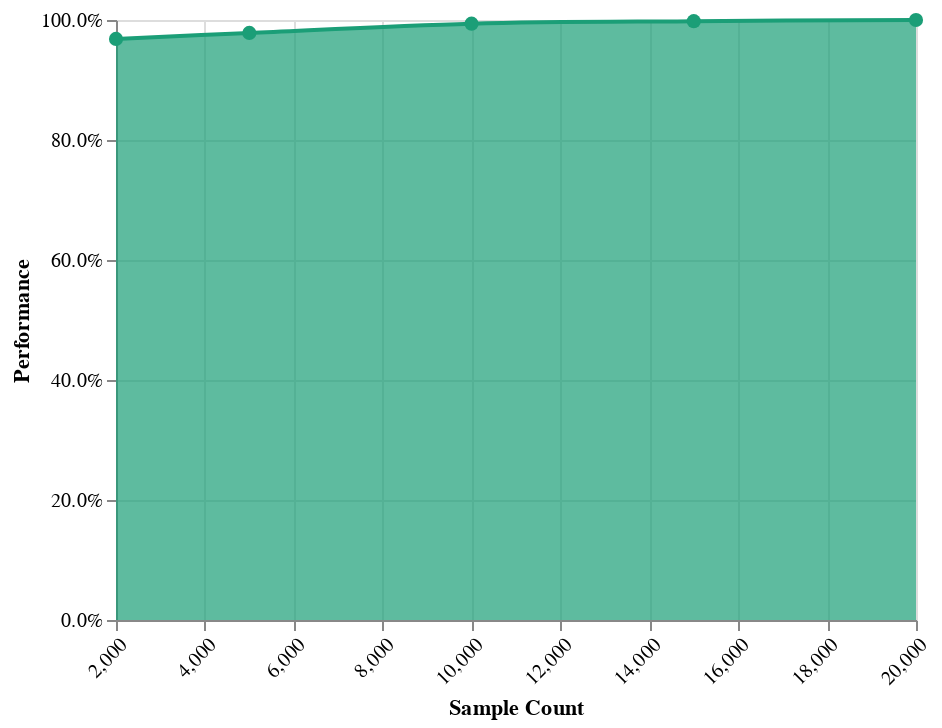

The code cell stored with this chart in its notebook:
### Code cell
source = pd.DataFrame({'Sample Count': samples,
                           'Performance': perf_samples
                           })
source = source.melt('Sample Count', var_name='category', value_name='Performance')

samples_chart = alt.Chart(source).transform_joinaggregate(
    max='max(Performance)',
).transform_calculate(
    percent="datum.Performance / datum.max"
).encode(
    alt.X('Sample Count:Q', scale=alt.Scale(zero=False, nice=True), axis=alt.Axis(format=',.2r', labelAngle=-45)),
    alt.Y('percent:Q', title='Performance',
          scale=alt.Scale(zero=False, nice=True, type='linear', 
#                           domain=[0.96, 1.001]
                         ),
          axis=alt.Axis(tickCount=6, format='.1%')),
    alt.Color('category:N', legend=None,
              scale=alt.Scale(scheme="dark2"))
).mark_area(
    color="lightblue",
    line=True,
    point=True,
    interpolate='catmull-rom'
).configure_point(
    size=50
)

samples_chart

### Figure 1 — Vega-Lite specification as saved in the notebook (floating-point values rounded to 4 significant figures)
{"config": {"view": {"continuousWidth": 400, "continuousHeight": 300}, "point": {"size": 50}}, "data": {"name": "data-2ddb0e74a9c3b748dba0d1a677072269"}, "mark": {"type": "area", "color": "lightblue", "interpolate": "catmull-rom", "line": true, "point": true}, "encoding": {"color": {"type": "nominal", "field": "category", "legend": null, "scale": {"scheme": "dark2"}}, "x": {"type": "quantitative", "axis": {"format": ",.2r", "labelAngle": -45}, "field": "Sample Count", "scale": {"nice": true, "zero": false}}, "y": {"type": "quantitative", "axis": {"format": ".1%", "tickCount": 6}, "field": "percent", "scale": {"nice": true, "type": "linear", "zero": false}, "title": "Performance"}}, "transform": [{"joinaggregate": [{"op": "max", "field": "Performance", "as": "max"}]}, {"calculate": "datum.Performance / datum.max", "as": "percent"}], "$schema": "https://vega.github.io/schema/vega-lite/v4.8.1.json", "datasets": {"data-2ddb0e74a9c3b748dba0d1a677072269": [{"Sample Count": 2000, "category": "Performance", "Performance": 3.957}, {"Sample Count": 5000, "category": "Performance", "Performance": 3.998}, {"Sample Count": 10000, "category": "Performance", "Performance": 4.061}, {"Sample Count": 15000, "category": "Performance", "Performance": 4.078}, {"Sample Count": 20000, "category": "Performance", "Performance": 4.086}]}}
